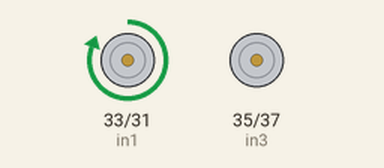
The program below on a simulated Raspberry Pi (header pin numbers). Shown: motor-driver pin pairs drawn as motors (green arrow = first pin HIGH = forward, orange = second pin HIGH = backward, longer = more drive). At 16.0 s the program stops and its outputs stay as they are.

Above: at 0.1 s.
At 4.1 s:
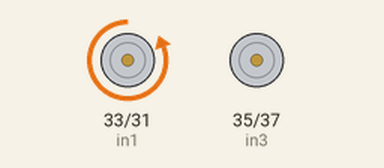
At 8.1 s:
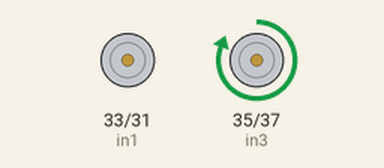
At 14.1 s:
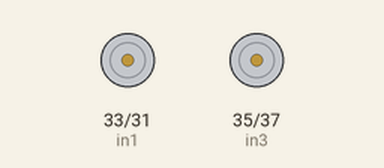
Timing chart, 0 to 15.6 s (numbered marks = the images above):
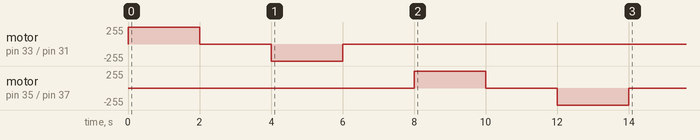

The program:

motor_drive.py
```python
import RPi.GPIO as GPIO
import time

GPIO.setmode(GPIO.BOARD)
GPIO.setwarnings(False)

in2 = 31
in1 = 33
in4 = 37
in3 = 35


# in1 is the brown wire, it is connect to GPIO6 which is pin 31
GPIO.setup(in1, GPIO.OUT)

# in2 is the red wire, it is connected to GPIO13 which is pin 33
GPIO.setup(in2, GPIO.OUT)

# in3 is the yellow wire, it is connected to GPIO19 which is pin 35
GPIO.setup(in3, GPIO.OUT)

# in4 is the orange wire, it is connected to GPIO26 which is pin 37
GPIO.setup(in4, GPIO.OUT)

# turning in1 on
GPIO.output(in1, GPIO.HIGH)
time.sleep(2)
GPIO.output(in1, GPIO.LOW)
time.sleep(2)

# turning in2 on
GPIO.output(in2, GPIO.HIGH)
time.sleep(2)
GPIO.output(in2, GPIO.LOW)
time.sleep(2)

# turning in3 on
GPIO.output(in3, GPIO.HIGH)
time.sleep(2)
GPIO.output(in3, GPIO.LOW)
time.sleep(2)

# turning in4 on
GPIO.output(in4, GPIO.HIGH)
time.sleep(2)
GPIO.output(in4, GPIO.LOW)
time.sleep(2)
```

Measured:
- by itself, motor on pin 35 (in3) / pin 37 (in4): stopped → forward 255/255 at 8.0 s, → stopped 2.0 s later, → backward 255/255 2.0 s later, → stopped 2.0 s later
- by itself, motor on pin 33 (in1) / pin 31 (in2): stopped → forward 255/255 at 0.00 s, → stopped 2.0 s later, → backward 255/255 2.0 s later, → stopped 2.0 s later
